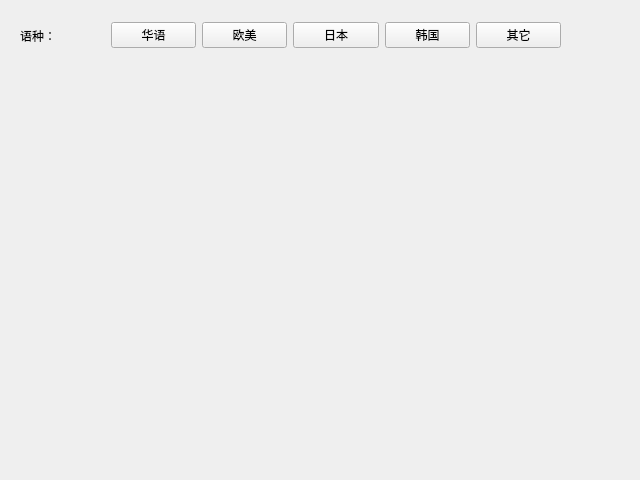
<?xml version="1.0" encoding="UTF-8"?>
<ui version="4.0">
 <class>widget_tab2</class>
 <widget class="QWidget" name="widget_tab2">
  <property name="geometry">
   <rect>
    <x>0</x>
    <y>0</y>
    <width>640</width>
    <height>480</height>
   </rect>
  </property>
  <property name="windowTitle">
   <string>Form</string>
  </property>
  <widget class="QWidget" name="horizontalLayoutWidget">
   <property name="geometry">
    <rect>
     <x>20</x>
     <y>10</y>
     <width>541</width>
     <height>51</height>
    </rect>
   </property>
   <layout class="QHBoxLayout" name="horizontalLayout">
    <item>
     <widget class="QLabel" name="music_language">
      <property name="text">
       <string>语种：</string>
      </property>
     </widget>
    </item>
    <item>
     <widget class="QPushButton" name="pushButton">
      <property name="text">
       <string>华语</string>
      </property>
     </widget>
    </item>
    <item>
     <widget class="QPushButton" name="pushButton_2">
      <property name="text">
       <string>欧美</string>
      </property>
     </widget>
    </item>
    <item>
     <widget class="QPushButton" name="pushButton_3">
      <property name="text">
       <string>日本</string>
      </property>
     </widget>
    </item>
    <item>
     <widget class="QPushButton" name="pushButton_4">
      <property name="text">
       <string>韩国</string>
      </property>
     </widget>
    </item>
    <item>
     <widget class="QPushButton" name="pushButton_5">
      <property name="text">
       <string>其它</string>
      </property>
     </widget>
    </item>
   </layout>
  </widget>
  <widget class="QWidget" name="gridLayoutWidget">
   <property name="geometry">
    <rect>
     <x>20</x>
     <y>80</y>
     <width>541</width>
     <height>391</height>
    </rect>
   </property>
   <layout class="QGridLayout" name="gridLayout"/>
  </widget>
 </widget>
 <resources/>
 <connections/>
</ui>
